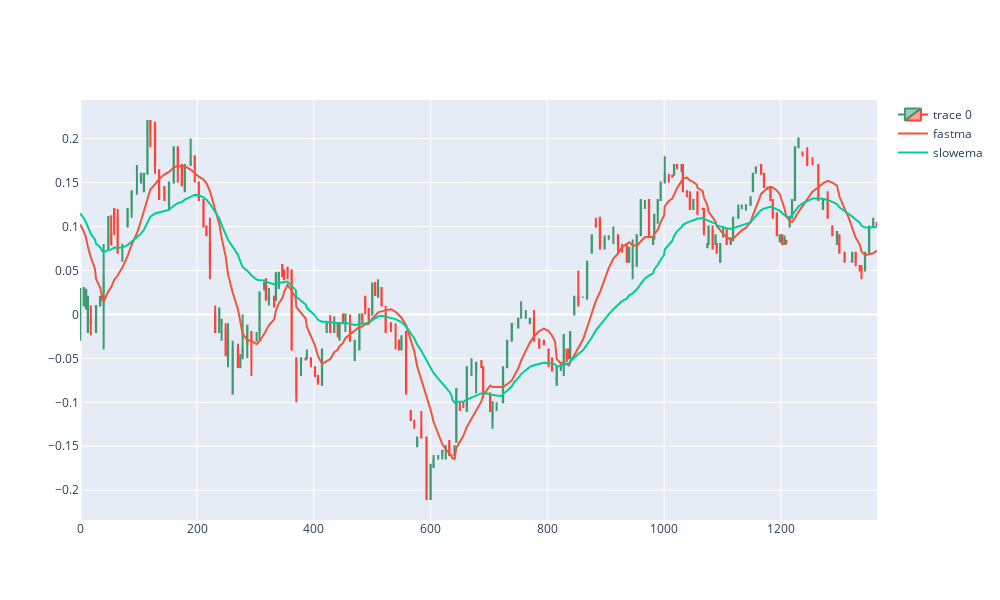

Here is the notebook cell this chart was saved with:
### Code cell
#show the graph
example_date = '2017-06-07'
lc = ['fastma','slowema']
mpl.plotChartWithSignal(df,example_date, lines_col=lc, show_markers=False)

### Figure 1 — Plotly figure (JSON) as saved in the notebook; plotly's stock layout.template omitted (floating-point values rounded to 4 significant figures; data arrays with more than 128 entries replaced by an {"elided": "..."} marker saying what was removed)
{"data": [{"close": {"elided": "229 float values"}, "high": {"elided": "229 float values"}, "low": {"elided": "229 float values"}, "open": {"elided": "229 float values"}, "type": "candlestick", "x": {"elided": "229 int values"}}, {"mode": "lines", "name": "fastma", "type": "scatter", "x": {"elided": "229 int values"}, "y": {"elided": "229 float values"}}, {"mode": "lines", "name": "slowema", "type": "scatter", "x": {"elided": "229 int values"}, "y": {"elided": "229 float values"}}], "layout": {"height": 600, "width": 1000, "xaxis": {"rangeslider": {"visible": false}}}}
